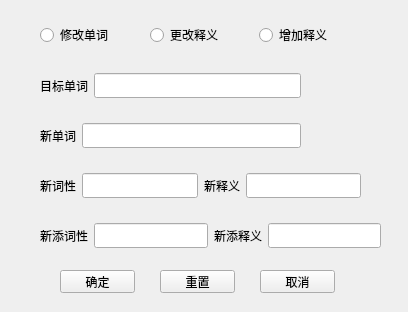
<?xml version="1.0" encoding="UTF-8"?>
<ui version="4.0">
 <class>modify</class>
 <widget class="QWidget" name="modify">
  <property name="geometry">
   <rect>
    <x>0</x>
    <y>0</y>
    <width>408</width>
    <height>312</height>
   </rect>
  </property>
  <property name="font">
   <font>
    <pointsize>9</pointsize>
   </font>
  </property>
  <property name="windowTitle">
   <string>Form</string>
  </property>
  <widget class="QWidget" name="horizontalLayoutWidget">
   <property name="geometry">
    <rect>
     <x>40</x>
     <y>20</y>
     <width>323</width>
     <height>31</height>
    </rect>
   </property>
   <property name="font">
    <font>
     <family>新宋体</family>
     <pointsize>9</pointsize>
    </font>
   </property>
   <layout class="QHBoxLayout" name="horizontalLayout">
    <item>
     <widget class="QRadioButton" name="radioButton">
      <property name="font">
       <font>
        <family>新宋体</family>
        <pointsize>9</pointsize>
       </font>
      </property>
      <property name="text">
       <string>修改单词</string>
      </property>
     </widget>
    </item>
    <item>
     <widget class="QRadioButton" name="radioButton_2">
      <property name="font">
       <font>
        <family>新宋体</family>
        <pointsize>9</pointsize>
       </font>
      </property>
      <property name="text">
       <string>更改释义</string>
      </property>
     </widget>
    </item>
    <item>
     <widget class="QRadioButton" name="radioButton_3">
      <property name="font">
       <font>
        <family>新宋体</family>
        <pointsize>9</pointsize>
       </font>
      </property>
      <property name="text">
       <string>增加释义</string>
      </property>
     </widget>
    </item>
   </layout>
  </widget>
  <widget class="QWidget" name="horizontalLayoutWidget_2">
   <property name="geometry">
    <rect>
     <x>40</x>
     <y>120</y>
     <width>261</width>
     <height>31</height>
    </rect>
   </property>
   <property name="font">
    <font>
     <family>新宋体</family>
     <pointsize>9</pointsize>
    </font>
   </property>
   <layout class="QHBoxLayout" name="horizontalLayout_2">
    <item>
     <widget class="QLabel" name="label">
      <property name="font">
       <font>
        <family>新宋体</family>
        <pointsize>9</pointsize>
       </font>
      </property>
      <property name="text">
       <string>新单词</string>
      </property>
     </widget>
    </item>
    <item>
     <widget class="QLineEdit" name="lineEdit">
      <property name="font">
       <font>
        <family>新宋体</family>
        <pointsize>9</pointsize>
       </font>
      </property>
     </widget>
    </item>
   </layout>
  </widget>
  <widget class="QWidget" name="horizontalLayoutWidget_3">
   <property name="geometry">
    <rect>
     <x>40</x>
     <y>170</y>
     <width>321</width>
     <height>31</height>
    </rect>
   </property>
   <property name="font">
    <font>
     <family>新宋体</family>
     <pointsize>9</pointsize>
    </font>
   </property>
   <layout class="QHBoxLayout" name="horizontalLayout_3">
    <item>
     <widget class="QLabel" name="label_4">
      <property name="font">
       <font>
        <family>新宋体</family>
        <pointsize>9</pointsize>
       </font>
      </property>
      <property name="text">
       <string>新词性</string>
      </property>
     </widget>
    </item>
    <item>
     <widget class="QLineEdit" name="lineEdit_5">
      <property name="font">
       <font>
        <family>新宋体</family>
        <pointsize>9</pointsize>
       </font>
      </property>
     </widget>
    </item>
    <item>
     <widget class="QLabel" name="label_2">
      <property name="font">
       <font>
        <family>新宋体</family>
        <pointsize>9</pointsize>
       </font>
      </property>
      <property name="text">
       <string>新释义</string>
      </property>
     </widget>
    </item>
    <item>
     <widget class="QLineEdit" name="lineEdit_2">
      <property name="font">
       <font>
        <family>新宋体</family>
        <pointsize>9</pointsize>
       </font>
      </property>
     </widget>
    </item>
   </layout>
  </widget>
  <widget class="QWidget" name="horizontalLayoutWidget_4">
   <property name="geometry">
    <rect>
     <x>40</x>
     <y>220</y>
     <width>341</width>
     <height>31</height>
    </rect>
   </property>
   <property name="font">
    <font>
     <family>新宋体</family>
     <pointsize>9</pointsize>
    </font>
   </property>
   <layout class="QHBoxLayout" name="horizontalLayout_4">
    <item>
     <widget class="QLabel" name="label_6">
      <property name="font">
       <font>
        <family>新宋体</family>
        <pointsize>9</pointsize>
       </font>
      </property>
      <property name="text">
       <string>新添词性</string>
      </property>
     </widget>
    </item>
    <item>
     <widget class="QLineEdit" name="lineEdit_6">
      <property name="font">
       <font>
        <family>新宋体</family>
        <pointsize>9</pointsize>
       </font>
      </property>
     </widget>
    </item>
    <item>
     <widget class="QLabel" name="label_3">
      <property name="font">
       <font>
        <family>新宋体</family>
        <pointsize>9</pointsize>
       </font>
      </property>
      <property name="text">
       <string>新添释义</string>
      </property>
     </widget>
    </item>
    <item>
     <widget class="QLineEdit" name="lineEdit_3">
      <property name="font">
       <font>
        <family>新宋体</family>
        <pointsize>9</pointsize>
       </font>
      </property>
     </widget>
    </item>
   </layout>
  </widget>
  <widget class="QPushButton" name="pushButton_mod">
   <property name="geometry">
    <rect>
     <x>60</x>
     <y>270</y>
     <width>75</width>
     <height>23</height>
    </rect>
   </property>
   <property name="font">
    <font>
     <family>新宋体</family>
     <pointsize>9</pointsize>
    </font>
   </property>
   <property name="text">
    <string>确定</string>
   </property>
  </widget>
  <widget class="QPushButton" name="pushButton_2_mod">
   <property name="geometry">
    <rect>
     <x>260</x>
     <y>270</y>
     <width>75</width>
     <height>23</height>
    </rect>
   </property>
   <property name="font">
    <font>
     <family>新宋体</family>
     <pointsize>9</pointsize>
    </font>
   </property>
   <property name="text">
    <string>取消</string>
   </property>
  </widget>
  <widget class="QWidget" name="horizontalLayoutWidget_5">
   <property name="geometry">
    <rect>
     <x>40</x>
     <y>70</y>
     <width>261</width>
     <height>31</height>
    </rect>
   </property>
   <property name="font">
    <font>
     <family>新宋体</family>
     <pointsize>9</pointsize>
    </font>
   </property>
   <layout class="QHBoxLayout" name="horizontalLayout_5">
    <item>
     <widget class="QLabel" name="label_5">
      <property name="font">
       <font>
        <family>新宋体</family>
        <pointsize>9</pointsize>
       </font>
      </property>
      <property name="text">
       <string>目标单词</string>
      </property>
     </widget>
    </item>
    <item>
     <widget class="QLineEdit" name="lineEdit_4">
      <property name="font">
       <font>
        <family>新宋体</family>
        <pointsize>9</pointsize>
       </font>
      </property>
     </widget>
    </item>
   </layout>
  </widget>
  <widget class="QPushButton" name="pushButton_3_mod">
   <property name="geometry">
    <rect>
     <x>160</x>
     <y>270</y>
     <width>75</width>
     <height>23</height>
    </rect>
   </property>
   <property name="font">
    <font>
     <family>新宋体</family>
     <pointsize>9</pointsize>
    </font>
   </property>
   <property name="text">
    <string>重置</string>
   </property>
  </widget>
 </widget>
 <resources/>
 <connections/>
</ui>
